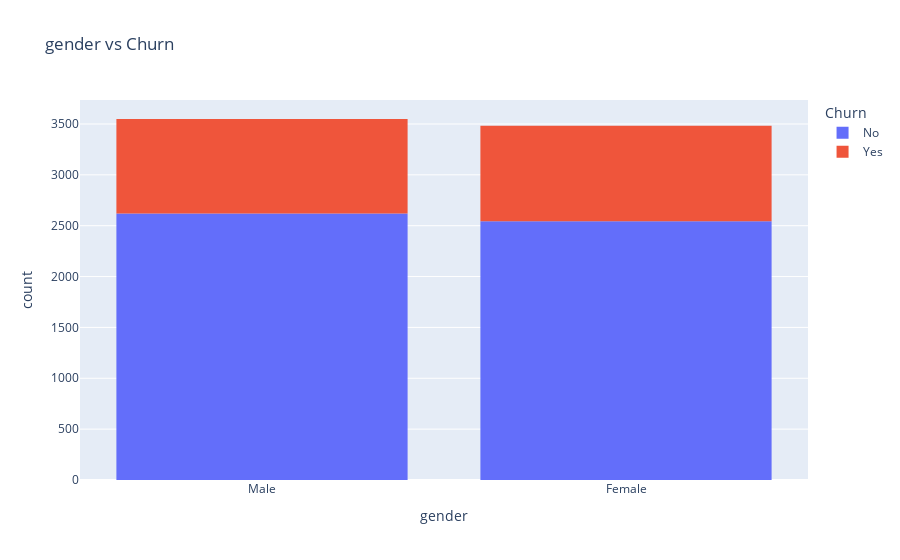
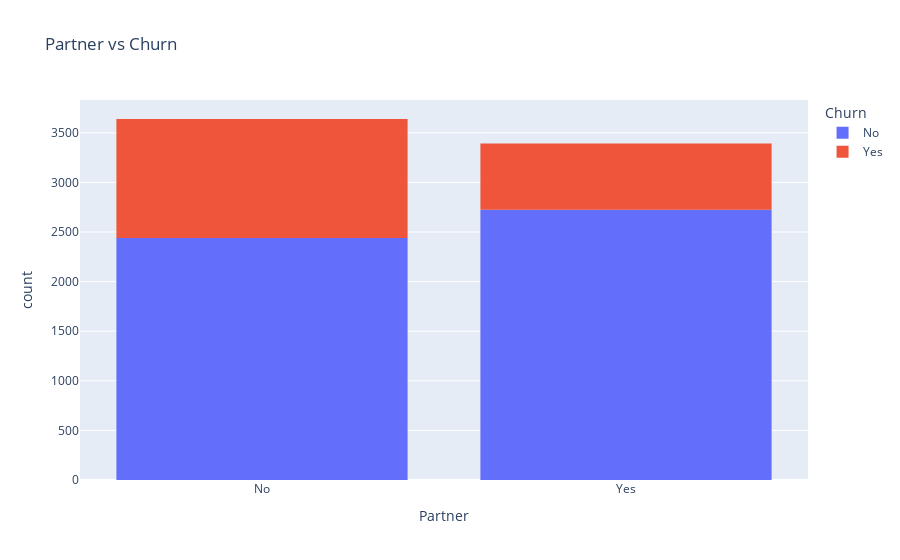

These figures' notebook cell, in order:
### Markdown cell above
# 7. Categorical Features vs Churn

### Code cell
for col in cat_cols:
    if col != 'customerID':
        fig = px.histogram(cleaned_data, x=col, color='Churn', barmode='relative', title=f'{col} vs Churn')
        fig.update_layout(xaxis={'categoryorder':'total descending'})
        fig.show()

### Figure 1 — Plotly figure (JSON) as saved in the notebook; plotly's stock layout.template omitted (floating-point values rounded to 4 significant figures; data arrays with more than 128 entries replaced by an {"elided": "..."} marker saying what was removed)
{"data": [{"bingroup": "x", "hovertemplate": "Churn=No<br>gender=%{x}<br>count=%{y}<extra></extra>", "legendgroup": "No", "marker": {"color": "#636efa", "pattern": {"shape": ""}}, "name": "No", "orientation": "v", "showlegend": true, "type": "histogram", "x": {"elided": "5163 str values"}, "xaxis": "x", "yaxis": "y"}, {"bingroup": "x", "hovertemplate": "Churn=Yes<br>gender=%{x}<br>count=%{y}<extra></extra>", "legendgroup": "Yes", "marker": {"color": "#EF553B", "pattern": {"shape": ""}}, "name": "Yes", "orientation": "v", "showlegend": true, "type": "histogram", "x": {"elided": "1869 str values"}, "xaxis": "x", "yaxis": "y"}], "layout": {"barmode": "relative", "legend": {"title": {"text": "Churn"}, "tracegroupgap": 0}, "title": {"text": "gender vs Churn"}, "xaxis": {"anchor": "y", "categoryorder": "total descending", "domain": [0, 1], "title": {"text": "gender"}}, "yaxis": {"anchor": "x", "domain": [0, 1], "title": {"text": "count"}}}}

### Figure 2 — Plotly figure (JSON) as saved in the notebook; plotly's stock layout.template omitted (floating-point values rounded to 4 significant figures; data arrays with more than 128 entries replaced by an {"elided": "..."} marker saying what was removed)
{"data": [{"bingroup": "x", "hovertemplate": "Churn=No<br>Partner=%{x}<br>count=%{y}<extra></extra>", "legendgroup": "No", "marker": {"color": "#636efa", "pattern": {"shape": ""}}, "name": "No", "orientation": "v", "showlegend": true, "type": "histogram", "x": {"elided": "5163 str values"}, "xaxis": "x", "yaxis": "y"}, {"bingroup": "x", "hovertemplate": "Churn=Yes<br>Partner=%{x}<br>count=%{y}<extra></extra>", "legendgroup": "Yes", "marker": {"color": "#EF553B", "pattern": {"shape": ""}}, "name": "Yes", "orientation": "v", "showlegend": true, "type": "histogram", "x": {"elided": "1869 str values"}, "xaxis": "x", "yaxis": "y"}], "layout": {"barmode": "relative", "legend": {"title": {"text": "Churn"}, "tracegroupgap": 0}, "title": {"text": "Partner vs Churn"}, "xaxis": {"anchor": "y", "categoryorder": "total descending", "domain": [0, 1], "title": {"text": "Partner"}}, "yaxis": {"anchor": "x", "domain": [0, 1], "title": {"text": "count"}}}}
